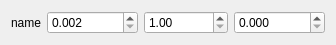
<?xml version="1.0" encoding="UTF-8"?>
<ui version="4.0">
 <class>WLMParAxisWidget</class>
 <widget class="QWidget" name="WLMParAxisWidget">
  <property name="geometry">
   <rect>
    <x>0</x>
    <y>0</y>
    <width>322</width>
    <height>40</height>
   </rect>
  </property>
  <property name="windowTitle">
   <string>Form</string>
  </property>
  <layout class="QGridLayout" name="gridLayout">
   <item row="0" column="0">
    <layout class="QHBoxLayout" name="horizontalLayout">
     <item>
      <widget class="QLabel" name="name">
       <property name="text">
        <string>name</string>
       </property>
      </widget>
     </item>
     <item>
      <widget class="QDoubleSpinBox" name="sbAacc">
       <property name="decimals">
        <number>3</number>
       </property>
       <property name="minimum">
        <double>0.002000000000000</double>
       </property>
       <property name="maximum">
        <double>50000000.000000000000000</double>
       </property>
      </widget>
     </item>
     <item>
      <widget class="QDoubleSpinBox" name="sbFmax">
       <property name="minimum">
        <double>1.000000000000000</double>
       </property>
       <property name="maximum">
        <double>50000000.000000000000000</double>
       </property>
      </widget>
     </item>
     <item>
      <widget class="QDoubleSpinBox" name="sbAdec">
       <property name="decimals">
        <number>3</number>
       </property>
       <property name="minimum">
        <double>0.000000000000000</double>
       </property>
       <property name="maximum">
        <double>5000000.000000000000000</double>
       </property>
      </widget>
     </item>
    </layout>
   </item>
  </layout>
 </widget>
 <resources/>
 <connections/>
</ui>
